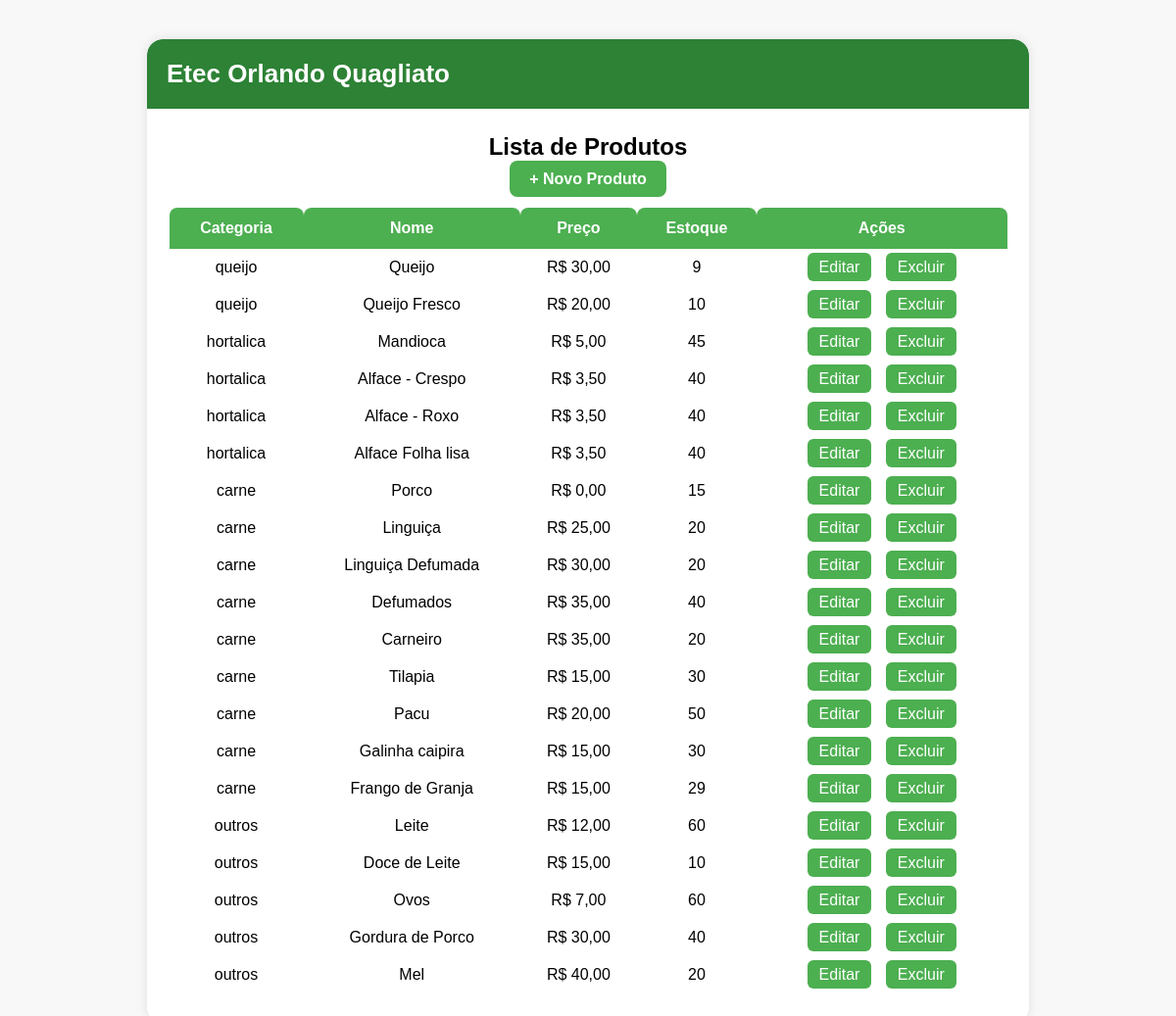
/produtos.php, run on the app's committed database.
### tables this page shows
CREATE TABLE `produtos` (
  `id` int(11) NOT NULL,
  `nome` varchar(100) NOT NULL,
  `descricao` text DEFAULT NULL,
  `preco` decimal(10,2) NOT NULL,
  `estoque` int(11) DEFAULT 0,
  `categoria` enum('queijo','hortalica','carne','outros') NOT NULL,
  `imagem` varchar(255) DEFAULT NULL
);

### produtos.php (the view, shortened to what this page needs)
<?php
include "conexao.php";
$result = $conn->query("SELECT * FROM produtos ORDER BY categoria");
?>
<!DOCTYPE html>
<html lang="pt-BR">
<head>
</head>
<body>
<div class="modal">
    <div class="modal-header">
        <h2>Etec Orlando Quagliato</h2>
    </div>
    <h3>Lista de Produtos</h3>
    <div class="novo-produto">
        <a href="novo_produto2.php">+ Novo Produto</a>
    </div>
    <table>
        <tr>
            <th>Categoria</th>
            <th>Nome</th>
            <th>Preço</th>
            <th>Estoque</th>
            <th>Ações</th>
        </tr>
        <?php if ($result->num_rows > 0): ?>
            <?php while ($row = $result->fetch_assoc()): ?>
            <tr>
                <td><?= htmlspecialchars($row['categoria']) ?></td>
                <td><?= htmlspecialchars($row['nome']) ?></td>
                <td>R$ <?= number_format($row['preco'], 2, ',', '.') ?></td>
                <td><?= $row['estoque'] ?></td>
                <td class="actions">
                    <a href="editar_produto.php?id=<?= $row['id'] ?>">Editar</a>
                    <a href="excluir_produto.php?id=<?= $row['id'] ?>" onclick="return confirm('Tem certeza que deseja excluir?')">Excluir</a>
                </td>
            </tr>
            <?php endwhile; ?>
        <?php else: ?>
            <tr><td colspan="5" class="no-produtos">Nenhum produto cadastrado.</td></tr>
        <?php endif; ?>
    </table>
</div>
</body>
</html>

### produtos.php (style rules this page uses)
body { font-family: Arial, sans-serif; background: #f8f8f8; margin: 0; padding: 0; }
.modal { background: white; width: 90%; max-width: 900px; margin: 40px auto; border-radius: 16px; box-shadow: 0 0 12px rgba(0,0,0,0.1); overflow: hidden; padding-bottom: 30px; }
.modal-header { background-color: #2d8235; color: white; padding: 20px; border-top-left-radius: 16px; border-top-right-radius: 16px; position: relative; }
.modal-header h2 { margin: 0; font-size: 26px; }
h3 { text-align: center; margin: 25px 0 10px; font-size: 24px; }
.novo-produto { text-align: center; margin: 10px 0 20px; }
.novo-produto a { background-color: #4CAF50; color: white; padding: 10px 20px; border-radius: 8px; text-decoration: none; font-weight: bold; transition: background-color 0.3s ease; }
table { width: 95%; margin: 0 auto; border-collapse: collapse; margin-top: 10px; }
th { background-color: #4CAF50; color: white; padding: 12px; text-align: center; border-radius: 8px 8px 0 0; }
td { padding: 10px; text-align: center; }
.actions a { margin: 0 5px; padding: 6px 12px; background-color: #4CAF50; color: white; text-decoration: none; border-radius: 6px; }

### data on the page
produtos: categoria "queijo", nome "Queijo", preco "30,00", estoque "9"
produtos: categoria "queijo", nome "Queijo Fresco", preco "20,00", estoque "10"
produtos: categoria "hortalica", nome "Mandioca", preco "5,00", estoque "45"
produtos: categoria "hortalica", nome "Alface - Crespo", preco "3,50", estoque "40"
produtos: categoria "hortalica", nome "Alface - Roxo", preco "3,50", estoque "40"
produtos: categoria "hortalica", nome "Alface Folha lisa", preco "3,50", estoque "40"
produtos: categoria "carne", nome "Porco", preco "0,00", estoque "15"
produtos: categoria "carne", nome "Linguiça", preco "25,00", estoque "20"
produtos: categoria "carne", nome "Linguiça Defumada", preco "30,00", estoque "20"
produtos: categoria "carne", nome "Defumados", preco "35,00", estoque "40"
produtos: categoria "carne", nome "Carneiro", preco "35,00", estoque "20"
produtos: categoria "carne", nome "Tilapia", preco "15,00", estoque "30"
produtos: categoria "carne", nome "Pacu", preco "20,00", estoque "50"
produtos: categoria "carne", nome "Galinha caipira", preco "15,00", estoque "30"
produtos: categoria "carne", nome "Frango de Granja", preco "15,00", estoque "29"
produtos: categoria "outros", nome "Leite", preco "12,00", estoque "60"
produtos: categoria "outros", nome "Doce de Leite", preco "15,00", estoque "10"
produtos: categoria "outros", nome "Ovos", preco "7,00", estoque "60"
produtos: categoria "outros", nome "Gordura de Porco", preco "30,00", estoque "40"
produtos: categoria "outros", nome "Mel", preco "40,00", estoque "20"
